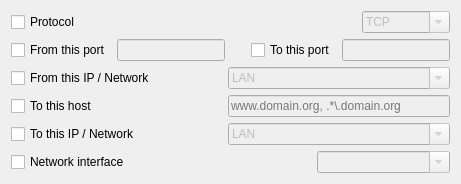
     <widget class="QWidget" name="tabWidgetPage2">
      <attribute name="icon">
       <iconset theme="preferences-system-network">
        <normaloff>../../../../../../.designer/backup</normaloff>../../../../../../.designer/backup</iconset>
      </attribute>
      <attribute name="title">
       <string>Network</string>
      </attribute>
      <layout class="QGridLayout" name="gridLayout_3">
       <item row="6" column="1">
        <spacer name="horizontalSpacer_9">
         <property name="orientation">
          <enum>Qt::Horizontal</enum>
         </property>
         <property name="sizeType">
          <enum>QSizePolicy::Policy::Maximum</enum>
         </property>
         <property name="sizeHint" stdset="0">
          <size>
           <width>60</width>
           <height>20</height>
          </size>
         </property>
        </spacer>
       </item>
       <item row="7" column="4" colspan="2">
        <widget class="QComboBox" name="ifaceCombo">
         <property name="enabled">
          <bool>false</bool>
         </property>
         <property name="editable">
          <bool>true</bool>
         </property>
        </widget>
       </item>
       <item row="0" column="5">
        <widget class="QComboBox" name="protoCombo">
         <property name="enabled">
          <bool>false</bool>
         </property>
         <property name="toolTip">
          <string>&lt;html&gt;&lt;head/&gt;&lt;body&gt;&lt;p&gt;Only TCP, UDP or UDPLITE are allowed&lt;/p&gt;&lt;p&gt;You can use regexp, i.e.: ^(TCP|UDP)$&lt;/p&gt;&lt;/body&gt;&lt;/html&gt;</string>
         </property>
         <property name="editable">
          <bool>true</bool>
         </property>
         <property name="currentText">
          <string>TCP</string>
         </property>
         <item>
          <property name="text">
           <string notr="true">TCP</string>
          </property>
         </item>
         <item>
          <property name="text">
           <string notr="true">UDP</string>
          </property>
         </item>
         <item>
          <property name="text">
           <string notr="true">UDPLITE</string>
          </property>
         </item>
         <item>
          <property name="text">
           <string notr="true">TCP6</string>
          </property>
         </item>
         <item>
          <property name="text">
           <string notr="true">UDP6</string>
          </property>
         </item>
         <item>
          <property name="text">
           <string notr="true">UDPLITE6</string>
          </property>
         </item>
         <item>
          <property name="text">
           <string>ICMP</string>
          </property>
         </item>
         <item>
          <property name="text">
           <string>ICMP6</string>
          </property>
         </item>
         <item>
          <property name="text">
           <string>SCTP</string>
          </property>
         </item>
         <item>
          <property name="text">
           <string>SCTP6</string>
          </property>
         </item>
        </widget>
       </item>
       <item row="5" column="2" colspan="4">
        <widget class="QLineEdit" name="dstHostLine">
         <property name="enabled">
          <bool>false</bool>
         </property>
         <property name="toolTip">
          <string>Commas or spaces are not allowed to specify multiple domains. 

Use regular expressions instead: 
.*(opensnitch|duckduckgo).com
.*\.google.com

or a single domain:
www.gnu.org - it'll only match www.gnu.org, nor ftp.gnu.org, nor www2.gnu.org, ...
gnu.org         - it'll only match gnu.org, nor www.gnu.org, nor ftp.gnu.org, ...</string>
         </property>
         <property name="placeholderText">
          <string>www.domain.org, .*\.domain.org</string>
         </property>
        </widget>
       </item>
       <item row="6" column="0">
        <widget class="QCheckBox" name="dstIPCheck">
         <property name="text">
          <string>To this IP / Network</string>
         </property>
        </widget>
       </item>
       <item row="5" column="1">
        <spacer name="horizontalSpacer_10">
         <property name="orientation">
          <enum>Qt::Horizontal</enum>
         </property>
         <property name="sizeType">
          <enum>QSizePolicy::Policy::Maximum</enum>
         </property>
         <property name="sizeHint" stdset="0">
          <size>
           <width>60</width>
           <height>20</height>
          </size>
         </property>
        </spacer>
       </item>
       <item row="0" column="0">
        <widget class="QCheckBox" name="protoCheck">
         <property name="text">
          <string>Protocol</string>
         </property>
        </widget>
       </item>
       <item row="4" column="2" colspan="4">
        <widget class="QComboBox" name="srcIPCombo">
         <property name="enabled">
          <bool>false</bool>
         </property>
         <property name="toolTip">
          <string>You can specify a single IP:
- 192.168.1.1

or a regular expression:
- 192\.168\.1\.[0-9]+

multiple IPs:
- ^(192\.168\.1\.1|172\.16\.0\.1)$

You can also specify a subnet:
- 192.168.1.0/24

Note: Commas or spaces are not allowed to separate IPs or networks.</string>
         </property>
         <property name="editable">
          <bool>true</bool>
         </property>
         <property name="currentText">
          <string notr="true">LAN</string>
         </property>
         <item>
          <property name="text">
           <string notr="true">LAN</string>
          </property>
         </item>
         <item>
          <property name="text">
           <string notr="true">MULTICAST</string>
          </property>
         </item>
         <item>
          <property name="text">
           <string notr="true">127.0.0.0/8</string>
          </property>
         </item>
         <item>
          <property name="text">
           <string notr="true">192.168.0.0/24</string>
          </property>
         </item>
         <item>
          <property name="text">
           <string notr="true">192.168.1.0/24</string>
          </property>
         </item>
         <item>
          <property name="text">
           <string notr="true">192.168.2.0/24</string>
          </property>
         </item>
         <item>
          <property name="text">
           <string notr="true">192.168.0.0/16</string>
          </property>
         </item>
         <item>
          <property name="text">
           <string notr="true">169.254.0.0/16</string>
          </property>
         </item>
         <item>
          <property name="text">
           <string notr="true">172.16.0.0/12</string>
          </property>
         </item>
         <item>
          <property name="text">
           <string notr="true">10.0.0.0/8</string>
          </property>
         </item>
         <item>
          <property name="text">
           <string notr="true">::1/128</string>
          </property>
         </item>
         <item>
          <property name="text">
           <string notr="true">fc00::/7</string>
          </property>
         </item>
         <item>
          <property name="text">
           <string notr="true">ff00::/8</string>
          </property>
         </item>
         <item>
          <property name="text">
           <string notr="true">fe80::/10</string>
          </property>
         </item>
         <item>
          <property name="text">
           <string notr="true">fd00::/8</string>
          </property>
         </item>
        </widget>
       </item>
       <item row="4" column="0">
        <widget class="QCheckBox" name="srcIPCheck">
         <property name="text">
          <string>From this IP / Network</string>
         </property>
        </widget>
       </item>
       <item row="5" column="0">
        <widget class="QCheckBox" name="dstHostCheck">
         <property name="text">
          <string>To this host</string>
         </property>
        </widget>
       </item>
       <item row="6" column="2" colspan="4">
        <widget class="QComboBox" name="dstIPCombo">
         <property name="enabled">
          <bool>false</bool>
         </property>
         <property name="toolTip">
          <string>You can specify a single IP:
- 192.168.1.1

or a regular expression:
- 192\.168\.1\.[0-9]+

multiple IPs:
- ^(192\.168\.1\.1|172\.16\.0\.1)$

You can also specify a subnet:
- 192.168.1.0/24

Note: Commas or spaces are not allowed to separate IPs or networks.</string>
         </property>
         <property name="statusTip">
          <string/>
         </property>
         <property name="editable">
          <bool>true</bool>
         </property>
         <property name="currentText">
          <string notr="true">LAN</string>
         </property>
         <item>
          <property name="text">
           <string notr="true">LAN</string>
          </property>
         </item>
         <item>
          <property name="text">
           <string notr="true">MULTICAST</string>
          </property>
         </item>
         <item>
          <property name="text">
           <string notr="true">127.0.0.0/8</string>
          </property>
         </item>
         <item>
          <property name="text">
           <string notr="true">192.168.0.0/24</string>
          </property>
         </item>
         <item>
          <property name="text">
           <string notr="true">192.168.1.0/24</string>
          </property>
         </item>
         <item>
          <property name="text">
           <string notr="true">192.168.2.0/24</string>
          </property>
         </item>
         <item>
          <property name="text">
           <string notr="true">192.168.0.0/16</string>
          </property>
         </item>
         <item>
          <property name="text">
           <string notr="true">169.254.0.0/16</string>
          </property>
         </item>
         <item>
          <property name="text">
           <string notr="true">172.16.0.0/12</string>
          </property>
         </item>
         <item>
          <property name="text">
           <string notr="true">10.0.0.0/8</string>
          </property>
         </item>
         <item>
          <property name="text">
           <string notr="true">::1/128</string>
          </property>
         </item>
         <item>
          <property name="text">
           <string notr="true">fc00::/7</string>
          </property>
         </item>
         <item>
          <property name="text">
           <string notr="true">ff00::/8</string>
          </property>
         </item>
         <item>
          <property name="text">
           <string notr="true">fe80::/10</string>
          </property>
         </item>
         <item>
          <property name="text">
           <string notr="true">fd00::/8</string>
          </property>
         </item>
        </widget>
       </item>
       <item row="7" column="0">
        <widget class="QCheckBox" name="ifaceCheck">
         <property name="text">
          <string>Network interface</string>
         </property>
        </widget>
       </item>
       <item row="1" column="0" colspan="6">
        <layout class="QHBoxLayout" name="horizontalLayout_4">
         <item>
          <widget class="QCheckBox" name="srcPortCheck">
           <property name="text">
            <string>From this port</string>
           </property>
          </widget>
         </item>
         <item>
          <widget class="QLineEdit" name="srcPortLine">
           <property name="enabled">
            <bool>false</bool>
           </property>
           <property name="toolTip">
            <string>&lt;html&gt;&lt;head/&gt;&lt;body&gt;&lt;p&gt;You can specify multiple ports using regular expressions:&lt;/p&gt;&lt;p&gt;- 53, 80 or 443:&lt;/p&gt;&lt;p&gt;^(53|80|443)$&lt;/p&gt;&lt;p&gt;&lt;br/&gt;&lt;/p&gt;&lt;p&gt;- 53, 443 or 5550 to 5559, etc:&lt;/p&gt;&lt;p&gt;^(53|443|555[0-9])$&lt;/p&gt;&lt;/body&gt;&lt;/html&gt;</string>
           </property>
          </widget>
         </item>
         <item>
          <spacer name="horizontalSpacer_3">
           <property name="orientation">
            <enum>Qt::Horizontal</enum>
           </property>
           <property name="sizeHint" stdset="0">
            <size>
             <width>20</width>
             <height>20</height>
            </size>
           </property>
          </spacer>
         </item>
         <item>
          <widget class="QCheckBox" name="dstPortCheck">
           <property name="text">
            <string>To this port</string>
           </property>
          </widget>
         </item>
         <item>
          <widget class="QLineEdit" name="dstPortLine">
           <property name="enabled">
            <bool>false</bool>
           </property>
           <property name="sizePolicy">
            <sizepolicy hsizetype="Minimum" vsizetype="Fixed">
             <horstretch>0</horstretch>
             <verstretch>0</verstretch>
            </sizepolicy>
           </property>
           <property name="toolTip">
            <string>&lt;html&gt;&lt;head/&gt;&lt;body&gt;&lt;p&gt;You can specify multiple ports using regular expressions:&lt;/p&gt;&lt;p&gt;- 53, 80 or 443:&lt;/p&gt;&lt;p&gt;^(53|80|443)$&lt;/p&gt;&lt;p&gt;&lt;br/&gt;&lt;/p&gt;&lt;p&gt;- 53, 443 or 5551, 5552, 5553, etc:&lt;/p&gt;&lt;p&gt;^(53|443|555[0-9])$&lt;/p&gt;&lt;/body&gt;&lt;/html&gt;</string>
           </property>
          </widget>
         </item>
        </layout>
       </item>
      </layout>
     </widget>
